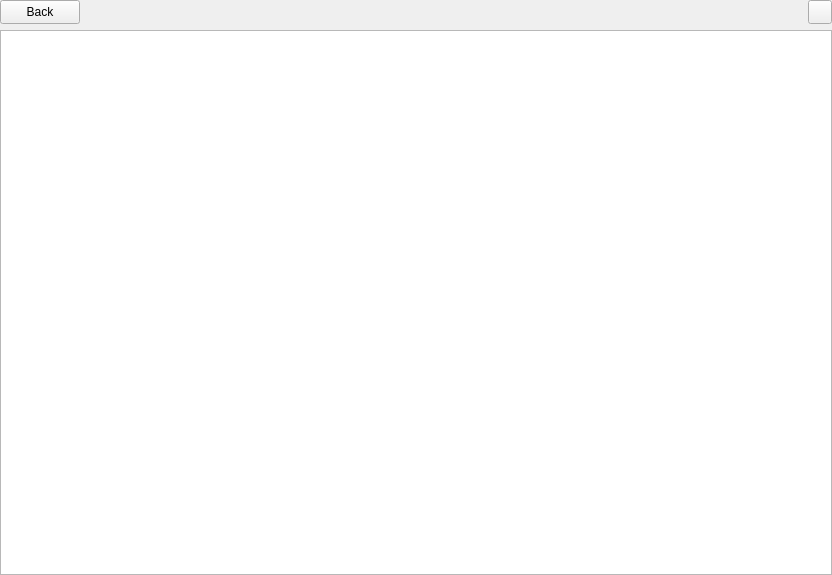
<?xml version="1.0" encoding="UTF-8"?>
<ui version="4.0">
 <class>GameDetailsActivity</class>
 <widget class="QWidget" name="GameDetailsActivity">
  <property name="geometry">
   <rect>
    <x>0</x>
    <y>0</y>
    <width>832</width>
    <height>575</height>
   </rect>
  </property>
  <property name="windowTitle">
   <string>Form</string>
  </property>
  <layout class="QVBoxLayout" name="verticalLayout">
   <property name="leftMargin">
    <number>0</number>
   </property>
   <property name="topMargin">
    <number>0</number>
   </property>
   <property name="rightMargin">
    <number>0</number>
   </property>
   <property name="bottomMargin">
    <number>0</number>
   </property>
   <item>
    <layout class="QHBoxLayout" name="mp_layout">
     <item>
      <widget class="QPushButton" name="mp_btn_close">
       <property name="minimumSize">
        <size>
         <width>0</width>
         <height>24</height>
        </size>
       </property>
       <property name="text">
        <string>Back</string>
       </property>
       <property name="icon">
        <iconset theme="go-previous" resource="../Resources/Resources.qrc">
         <normaloff>:/icons/go-previous</normaloff>:/icons/go-previous</iconset>
       </property>
      </widget>
     </item>
     <item>
      <widget class="OplPcTools::UI::ClickableLabel" name="mp_label_title">
       <property name="sizePolicy">
        <sizepolicy hsizetype="Expanding" vsizetype="Preferred">
         <horstretch>0</horstretch>
         <verstretch>0</verstretch>
        </sizepolicy>
       </property>
       <property name="minimumSize">
        <size>
         <width>0</width>
         <height>24</height>
        </size>
       </property>
       <property name="font">
        <font>
         <pointsize>12</pointsize>
         <weight>75</weight>
         <bold>true</bold>
        </font>
       </property>
       <property name="text">
        <string notr="true"/>
       </property>
      </widget>
     </item>
     <item>
      <widget class="QToolButton" name="mp_btn_rename_game">
       <property name="minimumSize">
        <size>
         <width>24</width>
         <height>24</height>
        </size>
       </property>
       <property name="focusPolicy">
        <enum>Qt::TabFocus</enum>
       </property>
       <property name="toolTip">
        <string>Rename...</string>
       </property>
       <property name="text">
        <string/>
       </property>
       <property name="icon">
        <iconset theme="document-edit" resource="../Resources/Resources.qrc">
         <normaloff>:/icons/document-edit</normaloff>:/icons/document-edit</iconset>
       </property>
      </widget>
     </item>
    </layout>
   </item>
   <item>
    <widget class="QListWidget" name="mp_list_arts">
     <property name="showDropIndicator" stdset="0">
      <bool>false</bool>
     </property>
     <property name="verticalScrollMode">
      <enum>QAbstractItemView::ScrollPerPixel</enum>
     </property>
     <property name="horizontalScrollMode">
      <enum>QAbstractItemView::ScrollPerPixel</enum>
     </property>
     <property name="movement">
      <enum>QListView::Static</enum>
     </property>
     <property name="flow">
      <enum>QListView::LeftToRight</enum>
     </property>
     <property name="resizeMode">
      <enum>QListView::Adjust</enum>
     </property>
     <property name="spacing">
      <number>20</number>
     </property>
     <property name="viewMode">
      <enum>QListView::IconMode</enum>
     </property>
    </widget>
   </item>
  </layout>
 </widget>
 <customwidgets>
  <customwidget>
   <class>OplPcTools::UI::ClickableLabel</class>
   <extends>QLabel</extends>
   <header location="global">OplPcTools/UI/ClickableLabel.h</header>
  </customwidget>
 </customwidgets>
 <tabstops>
  <tabstop>mp_btn_close</tabstop>
  <tabstop>mp_btn_rename_game</tabstop>
 </tabstops>
 <resources>
  <include location="../Resources/Resources.qrc"/>
 </resources>
 <connections>
  <connection>
   <sender>mp_btn_rename_game</sender>
   <signal>clicked()</signal>
   <receiver>GameDetailsActivity</receiver>
   <slot>renameGame()</slot>
   <hints>
    <hint type="sourcelabel">
     <x>602</x>
     <y>22</y>
    </hint>
    <hint type="destinationlabel">
     <x>415</x>
     <y>287</y>
    </hint>
   </hints>
  </connection>
  <connection>
   <sender>mp_list_arts</sender>
   <signal>itemDoubleClicked(QListWidgetItem*)</signal>
   <receiver>GameDetailsActivity</receiver>
   <slot>changeGameArt()</slot>
   <hints>
    <hint type="sourcelabel">
     <x>312</x>
     <y>303</y>
    </hint>
    <hint type="destinationlabel">
     <x>415</x>
     <y>287</y>
    </hint>
   </hints>
  </connection>
 </connections>
 <slots>
  <slot>renameGame()</slot>
  <slot>changeGameArt()</slot>
 </slots>
</ui>
